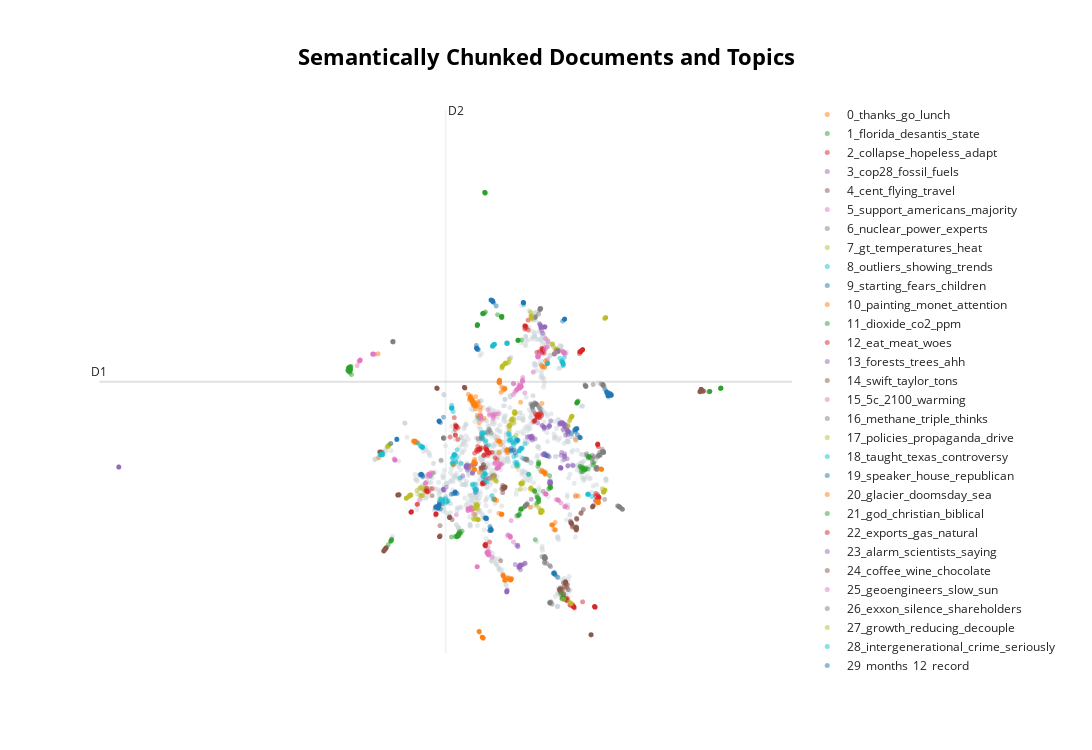

Notebook code cell kept with this figure:
### Code cell
base_visual_docs = base_topic_model.visualize_documents(tokenized_text, embeddings=base_embed, hide_annotations=True, title='<b>Semantically Chunked Documents and Topics</b>')
base_visual_docs.write_html("figures/seg-visual-docs.html")
base_visual_docs
